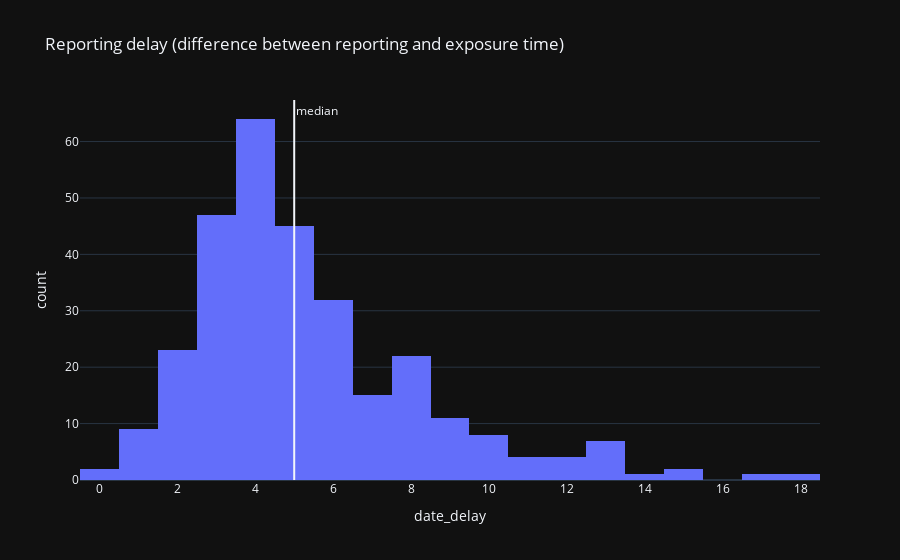

Notebook code cell kept with this figure:
### Code cell
fig_delay = px.histogram(elements, x='date_delay', template='plotly_dark', title='Reporting delay (difference between reporting and exposure time)')
fig_delay.add_vline(x = elements.date_delay.describe()['50%'], annotation_text='median')

### Figure 1 — Plotly figure (JSON) as saved in the notebook; plotly's stock layout.template omitted (floating-point values rounded to 4 significant figures; data arrays with more than 128 entries replaced by an {"elided": "..."} marker saying what was removed)
{"data": [{"alignmentgroup": "True", "bingroup": "x", "hovertemplate": "date_delay=%{x}<br>count=%{y}<extra></extra>", "legendgroup": "", "marker": {"color": "#636efa"}, "name": "", "offsetgroup": "", "orientation": "v", "showlegend": false, "type": "histogram", "x": {"elided": "298 int values"}, "xaxis": "x", "yaxis": "y"}], "layout": {"annotations": [{"showarrow": false, "text": "median", "x": 5, "xanchor": "left", "xref": "x", "y": 1, "yanchor": "top", "yref": "y domain"}], "barmode": "relative", "legend": {"tracegroupgap": 0}, "shapes": [{"type": "line", "x0": 5, "x1": 5, "xref": "x", "y0": 0, "y1": 1, "yref": "y domain"}], "title": {"text": "Reporting delay (difference between reporting and exposure time)"}, "xaxis": {"anchor": "y", "domain": [0, 1], "title": {"text": "date_delay"}}, "yaxis": {"anchor": "x", "domain": [0, 1], "title": {"text": "count"}}}}
